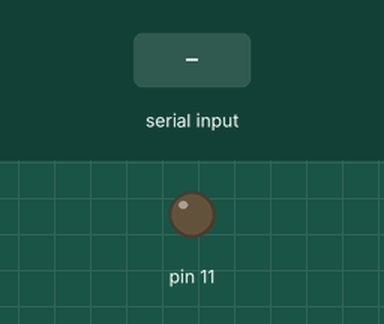
Simulated run of this sketch. Board: Arduino Uno, built with avr-gcc and run on an emulated ATmega328P. Parts: output pins drawn as LEDs (lit = HIGH). The inputs (shaded band) are chosen by the test bench. What the sketch prints to the serial monitor is not drawn.

Above: at 3.8 s.
3.9 s: "B\n" received over the second serial link
At 4.6 s:
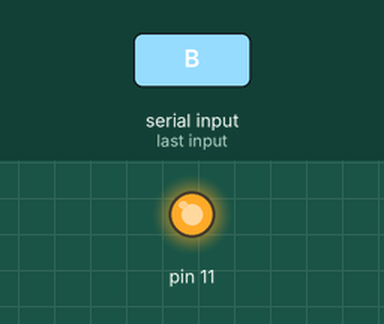
5.5 s: "A\n" received over the second serial link
At 6.4 s:
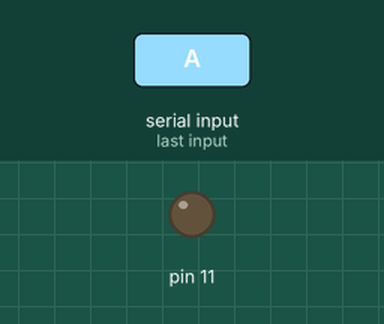
Timing chart, 0 to 8.5 s (numbered marks = the images above; inputs shaded):
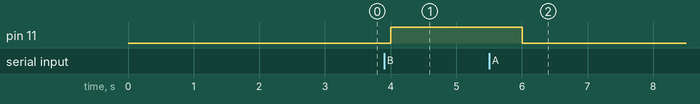

The sketch:

LEDTest0.ino
```cpp
#include <SoftwareSerial.h>

SoftwareSerial XBee(2, 3);

void setup() {
  pinMode(11, OUTPUT);
  XBee.begin(9600);
  Serial.begin(9600);
}

void loop() {
  Serial.write("loop Running\n");
  delay(1000);


  char stat = XBee.read();
  Serial.write(stat);
  Serial.write("\n");

  if(stat == 'A')
  {
    Serial.write("OFF");
    Serial.write("\n");

    digitalWrite(11, LOW);
    XBee.write("{0}");
    XBee.write("[");
    XBee.write("A");
    XBee.write("]\n");

    //Serial.write("OFFACK");
    //Serial.write("\n");

    stat = 'X';
  }
  else if(stat == 'B')
  {
    Serial.write("ON");
    Serial.write("\n");

    digitalWrite(11, HIGH);
    XBee.write("{0}");
    XBee.write("[");
    XBee.write("B");
    XBee.write("]\n");

    //Serial.write("ONACK");
    //Serial.write("\n");

    stat = 'X';
  }
}
```

Measured:
- after the input at 3.9 s, pin 11: LOW → HIGH after 0.10 s
- after the input at 5.5 s, pin 11: HIGH → LOW after 0.51 s
